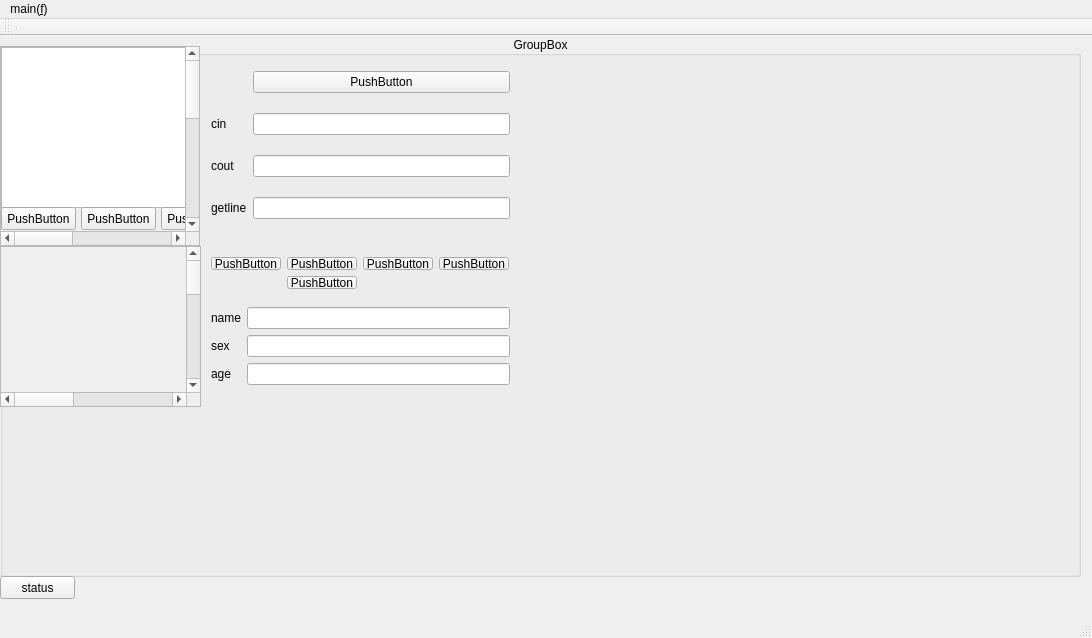
<?xml version="1.0" encoding="UTF-8"?>
<ui version="4.0">
 <class>MainWindow</class>
 <widget class="QMainWindow" name="MainWindow">
  <property name="geometry">
   <rect>
    <x>0</x>
    <y>0</y>
    <width>1092</width>
    <height>638</height>
   </rect>
  </property>
  <property name="windowTitle">
   <string>MainWindow</string>
  </property>
  <widget class="QWidget" name="centralWidget">
   <widget class="QGroupBox" name="groupBox">
    <property name="geometry">
     <rect>
      <x>0</x>
      <y>0</y>
      <width>1081</width>
      <height>541</height>
     </rect>
    </property>
    <property name="sizePolicy">
     <sizepolicy hsizetype="Expanding" vsizetype="Expanding">
      <horstretch>0</horstretch>
      <verstretch>0</verstretch>
     </sizepolicy>
    </property>
    <property name="minimumSize">
     <size>
      <width>0</width>
      <height>0</height>
     </size>
    </property>
    <property name="autoFillBackground">
     <bool>false</bool>
    </property>
    <property name="title">
     <string>GroupBox</string>
    </property>
    <property name="alignment">
     <set>Qt::AlignCenter</set>
    </property>
    <property name="flat">
     <bool>true</bool>
    </property>
    <property name="checkable">
     <bool>false</bool>
    </property>
    <widget class="QScrollArea" name="scrollArea">
     <property name="geometry">
      <rect>
       <x>0</x>
       <y>10</y>
       <width>200</width>
       <height>200</height>
      </rect>
     </property>
     <property name="minimumSize">
      <size>
       <width>100</width>
       <height>100</height>
      </size>
     </property>
     <property name="sizeAdjustPolicy">
      <enum>QAbstractScrollArea::AdjustIgnored</enum>
     </property>
     <property name="widgetResizable">
      <bool>true</bool>
     </property>
     <widget class="QWidget" name="scrollAreaWidgetContents">
      <property name="geometry">
       <rect>
        <x>0</x>
        <y>0</y>
        <width>500</width>
        <height>500</height>
       </rect>
      </property>
      <property name="sizePolicy">
       <sizepolicy hsizetype="Expanding" vsizetype="Preferred">
        <horstretch>0</horstretch>
        <verstretch>0</verstretch>
       </sizepolicy>
      </property>
      <property name="minimumSize">
       <size>
        <width>500</width>
        <height>500</height>
       </size>
      </property>
      <widget class="QTextEdit" name="textEdit">
       <property name="geometry">
        <rect>
         <x>0</x>
         <y>0</y>
         <width>251</width>
         <height>161</height>
        </rect>
       </property>
      </widget>
      <widget class="QPushButton" name="pushButton_2">
       <property name="geometry">
        <rect>
         <x>0</x>
         <y>160</y>
         <width>75</width>
         <height>23</height>
        </rect>
       </property>
       <property name="text">
        <string>PushButton</string>
       </property>
      </widget>
      <widget class="QPushButton" name="pushButton_3">
       <property name="geometry">
        <rect>
         <x>80</x>
         <y>160</y>
         <width>75</width>
         <height>23</height>
        </rect>
       </property>
       <property name="text">
        <string>PushButton</string>
       </property>
      </widget>
      <widget class="QPushButton" name="pushButton_4">
       <property name="geometry">
        <rect>
         <x>160</x>
         <y>160</y>
         <width>75</width>
         <height>23</height>
        </rect>
       </property>
       <property name="text">
        <string>PushButton</string>
       </property>
      </widget>
     </widget>
    </widget>
    <widget class="QWidget" name="gridLayoutWidget">
     <property name="geometry">
      <rect>
       <x>200</x>
       <y>10</y>
       <width>321</width>
       <height>201</height>
      </rect>
     </property>
     <layout class="QGridLayout" name="gridLayout">
      <item row="1" column="1">
       <widget class="QLineEdit" name="cinLineEdit"/>
      </item>
      <item row="0" column="1">
       <widget class="QPushButton" name="pushButton_5">
        <property name="text">
         <string>PushButton</string>
        </property>
       </widget>
      </item>
      <item row="3" column="1">
       <widget class="QLineEdit" name="getlineLineEdit"/>
      </item>
      <item row="2" column="0">
       <widget class="QLabel" name="coutLabel">
        <property name="text">
         <string>cout</string>
        </property>
       </widget>
      </item>
      <item row="3" column="0">
       <widget class="QLabel" name="getlineLabel">
        <property name="text">
         <string>getline</string>
        </property>
       </widget>
      </item>
      <item row="2" column="1">
       <widget class="QLineEdit" name="coutLineEdit"/>
      </item>
      <item row="1" column="0">
       <widget class="QLabel" name="cinLabel">
        <property name="text">
         <string>cin</string>
        </property>
       </widget>
      </item>
     </layout>
    </widget>
    <widget class="QWidget" name="horizontalLayoutWidget">
     <property name="geometry">
      <rect>
       <x>200</x>
       <y>210</y>
       <width>320</width>
       <height>54</height>
      </rect>
     </property>
     <layout class="QGridLayout" name="gridLayout_3" columnminimumwidth="0,0,0,0">
      <item row="0" column="0">
       <widget class="QPushButton" name="pushButton_19">
        <property name="text">
         <string>PushButton</string>
        </property>
       </widget>
      </item>
      <item row="0" column="1">
       <widget class="QPushButton" name="pushButton_20">
        <property name="text">
         <string>PushButton</string>
        </property>
       </widget>
      </item>
      <item row="0" column="2">
       <widget class="QPushButton" name="pushButton_7">
        <property name="text">
         <string>PushButton</string>
        </property>
       </widget>
      </item>
      <item row="0" column="3">
       <widget class="QPushButton" name="pushButton_8">
        <property name="text">
         <string>PushButton</string>
        </property>
       </widget>
      </item>
      <item row="1" column="1">
       <widget class="QPushButton" name="pushButton_9">
        <property name="text">
         <string>PushButton</string>
        </property>
       </widget>
      </item>
     </layout>
    </widget>
    <widget class="QScrollArea" name="scrollArea_2">
     <property name="geometry">
      <rect>
       <x>0</x>
       <y>210</y>
       <width>201</width>
       <height>161</height>
      </rect>
     </property>
     <property name="minimumSize">
      <size>
       <width>100</width>
       <height>100</height>
      </size>
     </property>
     <property name="widgetResizable">
      <bool>true</bool>
     </property>
     <widget class="QWidget" name="scrollAreaWidgetContents_2">
      <property name="geometry">
       <rect>
        <x>0</x>
        <y>0</y>
        <width>500</width>
        <height>500</height>
       </rect>
      </property>
      <property name="minimumSize">
       <size>
        <width>500</width>
        <height>500</height>
       </size>
      </property>
     </widget>
    </widget>
    <widget class="QWidget" name="formLayoutWidget">
     <property name="geometry">
      <rect>
       <x>200</x>
       <y>260</y>
       <width>321</width>
       <height>111</height>
      </rect>
     </property>
     <layout class="QFormLayout" name="formLayout">
      <item row="0" column="0">
       <widget class="QLabel" name="nameLabel">
        <property name="text">
         <string>name</string>
        </property>
       </widget>
      </item>
      <item row="0" column="1">
       <widget class="QLineEdit" name="nameLineEdit"/>
      </item>
      <item row="1" column="0">
       <widget class="QLabel" name="sexLabel">
        <property name="text">
         <string>sex</string>
        </property>
       </widget>
      </item>
      <item row="1" column="1">
       <widget class="QLineEdit" name="sexLineEdit"/>
      </item>
      <item row="2" column="0">
       <widget class="QLabel" name="ageLabel">
        <property name="text">
         <string>age</string>
        </property>
       </widget>
      </item>
      <item row="2" column="1">
       <widget class="QLineEdit" name="ageLineEdit"/>
      </item>
     </layout>
    </widget>
   </widget>
   <widget class="QPushButton" name="pushButton">
    <property name="geometry">
     <rect>
      <x>0</x>
      <y>540</y>
      <width>75</width>
      <height>23</height>
     </rect>
    </property>
    <property name="text">
     <string>status</string>
    </property>
   </widget>
  </widget>
  <widget class="QMenuBar" name="menuBar">
   <property name="geometry">
    <rect>
     <x>0</x>
     <y>0</y>
     <width>1092</width>
     <height>23</height>
    </rect>
   </property>
   <widget class="QMenu" name="menuMain">
    <property name="title">
     <string>main(&amp;f)</string>
    </property>
    <widget class="QMenu" name="menuNew">
     <property name="title">
      <string>new</string>
     </property>
     <addaction name="actionDialog"/>
     <addaction name="actionText"/>
    </widget>
    <addaction name="menuNew"/>
    <addaction name="actionDelete"/>
   </widget>
   <addaction name="menuMain"/>
  </widget>
  <widget class="QToolBar" name="mainToolBar">
   <attribute name="toolBarArea">
    <enum>TopToolBarArea</enum>
   </attribute>
   <attribute name="toolBarBreak">
    <bool>false</bool>
   </attribute>
   <addaction name="separator"/>
  </widget>
  <widget class="QStatusBar" name="statusBar"/>
  <action name="actionDelete">
   <property name="text">
    <string>delete</string>
   </property>
  </action>
  <action name="actionDialog">
   <property name="text">
    <string>dialog</string>
   </property>
  </action>
  <action name="actionText">
   <property name="text">
    <string>text</string>
   </property>
  </action>
 </widget>
 <layoutdefault spacing="6" margin="11"/>
 <resources/>
 <connections/>
</ui>
